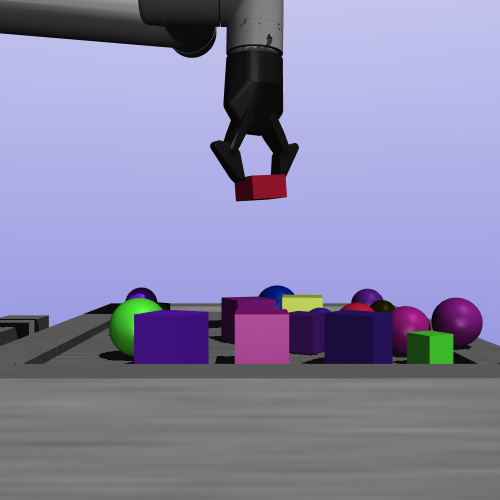
#> input picture images/grasp.png, 1000 x 1000 px (shown at 1/2 size)
$ python -i Camera.py   (imports and definitions only)
#> lines starting #> are read from the running program, lines starting #| are printed output that depends on the picture; after the words box and inside, x2 and y2 are one past the last pixel; in counts of white or black regions, pixels touching at a corner belong together
#> further down, picture is the input picture: shape (1000, 1000, 3); mean B, G, R 167.7, 134.4, 137.2
import numpy as np
import cv2
import copy


class Camera():
    def initialize_camera(self, model: None = None, width=200, height=200, camera: str = "top_down") -> None:
        cam_id = model.camera_name2id(camera)
        fovy = model.cam_fovy[cam_id]
        f = 0.5 * height / np.tan(fovy * np.pi / 360)
        self.cam_matrix = np.array(
            ((f, 0, width / 2), (0, f, height / 2), (0, 0, 1)))
        self.cam_rot_mat = model.cam_mat0[cam_id]
        self.cam_rot_mat = np.reshape(self.cam_rot_mat, (3, 3))
        self.cam_pos = model.cam_pos0[cam_id]

    def convert_pixel_to_world_coordinates(self, pixel_x, pixel_y, depth, width=200, height=200, camera="top_down"):
        # Create coordinate vector
        pixel_coord = np.array([pixel_x, pixel_y, 1]) * (-depth)
        # Get position relative to camera
        pos_c = np.linalg.inv(self.cam_matrix) @ pixel_coord
        # Get world position
        pos_w = np.linalg.inv(self.cam_rot_mat) @ (pos_c + self.cam_pos)

        return pos_w

    def capture_photo(self, camera: str = "top_down", sim: None = None, width: int = 200, height: int = 200) -> object:
        rgb, depth = copy.deepcopy(sim.render(
            camera_name=camera, width=width, height=height, depth=True)
        )
        rgb = np.fliplr(np.flipud(rgb))
        depth = np.fliplr(np.flipud(depth))

        return np.array(rgb), np.array(depth)

    def get_object_shape(self, img) -> str:
        img = img[0:250, 400:700]
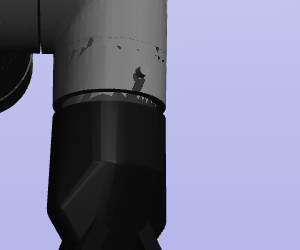
#> img: shape (250, 300, 3); mean of channels 0, 1, 2 152.6, 126, 126; drawn as B, G, R

        gray = cv2.cvtColor(img, cv2.COLOR_BGR2GRAY)
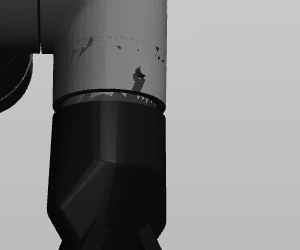
#> gray: shape (250, 300); min 4, max 201, mean 129

        _, thresh = cv2.threshold(gray, 127, 255, 1)
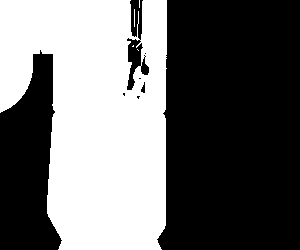
#> thresh: shape (250, 300); 42.5% white; 5 white regions (4 under 20 px)

        contours, _ = cv2.findContours(thresh, 1, 2)
#> contours = 14 contours, 10 with area under 20; largest, box (x1, y1, x2, y2) and area: (0, 0, 167, 250) 31886, (126, 37, 144, 91) 512, (140, 56, 150, 76) 107, (140, 81, 146, 94) 39

        options = []
        for cnt in contours:
            approx = cv2.approxPolyDP(cnt, 0.01*cv2.arcLength(cnt, True), True)
            if len(approx) == 5:
                options.append("pentagon")
                cv2.drawContours(img, [cnt], 0, 255, -1)
            elif len(approx) == 3:
                options.append("triangle")
                cv2.drawContours(img, [cnt], 0, (0, 255, 0), -1)
            elif len(approx) == 4:
                options.append("square")
                cv2.drawContours(img, [cnt], 0, (0, 0, 255), -1)
            elif len(approx) == 9:
                options.append("half-circle")
                cv2.drawContours(img, [cnt], 0, (255, 255, 0), -1)
            elif len(approx) > 15:
                options.append("circle")
                cv2.drawContours(img, [cnt], 0, (0, 255, 255), -1)
#> this loop made 14 passes
#> approx on passes 6, 7, 8, 9, 10, 12, 13: [[144, 56], [145, 55], [146, 56], [145, 57]], [[143, 55], [144, 54], [145, 55], [144, 56]], [[144, 53], [145, 52], [146, 53], [145, 54]], [[137, 49], [138, 50]], [[133, 45], [132, 46], [133, 46]], [[134, 9], [134, 26]], [[139, 0], [139, 7]]
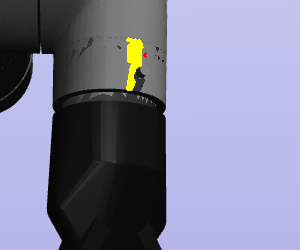
#> img: shape (250, 300, 3); 0.79% of pixels changed, all inside (x1, y1, x2, y2) = (126, 37, 147, 91); drawn as B, G, R
#> after the loop, options = ['square', 'square', 'square', 'triangle', 'circle']
        if "circle" in options:
            return "circle"
        else:
            return "square"

>>> import cv2
>>> picture = cv2.imread('images/grasp.png')
>>> result = Camera().get_object_shape(picture)
#> result = 'circle'
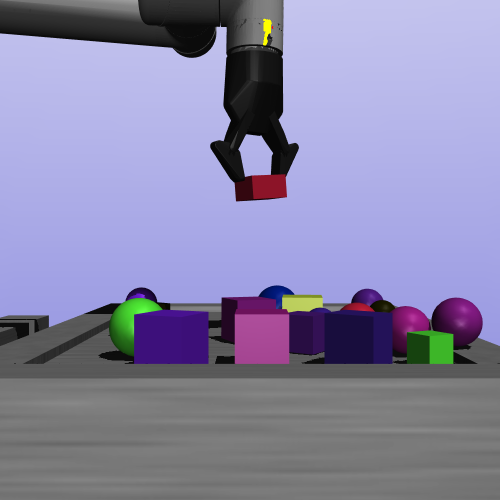
#> picture: shape (1000, 1000, 3) (shown at 1/2 size); 0.06% of pixels changed, all inside (x1, y1, x2, y2) = (526, 37, 547, 91)
